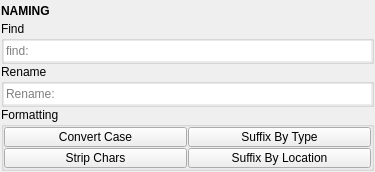
<?xml version="1.0" encoding="UTF-8"?>
<ui version="4.0">
 <class>QtUi</class>
 <widget class="QMainWindow" name="QtUi">
  <property name="enabled">
   <bool>true</bool>
  </property>
  <property name="geometry">
   <rect>
    <x>0</x>
    <y>0</y>
    <width>375</width>
    <height>163</height>
   </rect>
  </property>
  <property name="minimumSize">
   <size>
    <width>300</width>
    <height>0</height>
   </size>
  </property>
  <property name="tabShape">
   <enum>QTabWidget::Triangular</enum>
  </property>
  <property name="dockNestingEnabled">
   <bool>true</bool>
  </property>
  <property name="dockOptions">
   <set>QMainWindow::AllowNestedDocks|QMainWindow::AllowTabbedDocks|QMainWindow::AnimatedDocks|QMainWindow::ForceTabbedDocks</set>
  </property>
  <widget class="QWidget" name="central_widget">
   <property name="minimumSize">
    <size>
     <width>200</width>
     <height>0</height>
    </size>
   </property>
   <layout class="QVBoxLayout" name="verticalLayout_2">
    <property name="leftMargin">
     <number>1</number>
    </property>
    <property name="topMargin">
     <number>1</number>
    </property>
    <property name="rightMargin">
     <number>1</number>
    </property>
    <property name="bottomMargin">
     <number>1</number>
    </property>
    <item>
     <layout class="QVBoxLayout" name="verticalLayout">
      <property name="spacing">
       <number>0</number>
      </property>
      <item>
       <widget class="Header" name="header">
        <property name="minimumSize">
         <size>
          <width>0</width>
          <height>20</height>
         </size>
        </property>
        <property name="font">
         <font>
          <weight>75</weight>
          <bold>true</bold>
         </font>
        </property>
        <property name="text">
         <string>NAMING</string>
        </property>
       </widget>
      </item>
      <item>
       <widget class="QGroupBox" name="groupBox_5">
        <property name="title">
         <string>Find</string>
        </property>
        <layout class="QVBoxLayout" name="verticalLayout_6">
         <property name="spacing">
          <number>1</number>
         </property>
         <property name="leftMargin">
          <number>0</number>
         </property>
         <property name="topMargin">
          <number>0</number>
         </property>
         <property name="rightMargin">
          <number>0</number>
         </property>
         <property name="bottomMargin">
          <number>0</number>
         </property>
         <item>
          <widget class="LineEdit" name="txt000">
           <property name="minimumSize">
            <size>
             <width>0</width>
             <height>20</height>
            </size>
           </property>
           <property name="maximumSize">
            <size>
             <width>16777215</width>
             <height>20</height>
            </size>
           </property>
           <property name="toolTip">
            <string>&lt;html&gt;&lt;head/&gt;&lt;body&gt;&lt;p&gt;&lt;span style=&quot; font-weight:600;&quot;&gt;Search Objects by Name&lt;/span&gt;&lt;/p&gt;&lt;ul style=&quot;margin-top: 0px; margin-bottom: 0px; margin-left: 0px; margin-right: 0px; -qt-list-indent: 1;&quot;&gt;&lt;li style=&quot; margin-top:12px; margin-bottom:0px; margin-left:0px; margin-right:0px; -qt-block-indent:0; text-indent:0px;&quot;&gt;Use wildcards to refine your search:&lt;/li&gt;&lt;ul style=&quot;margin-top: 0px; margin-bottom: 0px; margin-left: 0px; margin-right: 0px; -qt-list-indent: 2;&quot;&gt;&lt;li style=&quot; margin-top:0px; margin-bottom:0px; margin-left:0px; margin-right:0px; -qt-block-indent:0; text-indent:0px;&quot;&gt;&lt;span style=&quot; font-family:'Courier New';&quot;&gt;startswith*&lt;/span&gt;: Finds objects whose names start with the specified characters.&lt;/li&gt;&lt;li style=&quot; margin-top:0px; margin-bottom:0px; margin-left:0px; margin-right:0px; -qt-block-indent:0; text-indent:0px;&quot;&gt;&lt;span style=&quot; font-family:'Courier New';&quot;&gt;*endswith&lt;/span&gt;: Finds objects whose names end with the specified characters.&lt;/li&gt;&lt;li style=&quot; margin-top:0px; margin-bottom:0px; margin-left:0px; margin-right:0px; -qt-block-indent:0; text-indent:0px;&quot;&gt;&lt;span style=&quot; font-family:'Courier New';&quot;&gt;*contains*&lt;/span&gt;: Finds objects whose names contain the specified characters.&lt;/li&gt;&lt;/ul&gt;&lt;li style=&quot; margin-top:0px; margin-bottom:0px; margin-left:0px; margin-right:0px; -qt-block-indent:0; text-indent:0px;&quot;&gt;Combine terms with &lt;span style=&quot; font-family:'Courier New';&quot;&gt;|&lt;/span&gt; for multiple searches (e.g., &lt;span style=&quot; font-family:'Courier New';&quot;&gt;start*|*end&lt;/span&gt;).&lt;/li&gt;&lt;li style=&quot; margin-top:0px; margin-bottom:0px; margin-left:0px; margin-right:0px; -qt-block-indent:0; text-indent:0px;&quot;&gt;Enable &amp;quot;Regular Expression&amp;quot; in the menu for advanced patterns.&lt;/li&gt;&lt;li style=&quot; margin-top:0px; margin-bottom:12px; margin-left:0px; margin-right:0px; -qt-block-indent:0; text-indent:0px;&quot;&gt;&amp;quot;Ignore Case&amp;quot; in the menu allows case-insensitive searches.&lt;/li&gt;&lt;/ul&gt;&lt;/body&gt;&lt;/html&gt;</string>
           </property>
           <property name="frame">
            <bool>false</bool>
           </property>
           <property name="placeholderText">
            <string>find:</string>
           </property>
          </widget>
         </item>
        </layout>
       </widget>
      </item>
      <item>
       <widget class="QGroupBox" name="Naming">
        <property name="title">
         <string>Rename</string>
        </property>
        <layout class="QVBoxLayout" name="verticalLayout_3">
         <property name="spacing">
          <number>1</number>
         </property>
         <property name="leftMargin">
          <number>0</number>
         </property>
         <property name="topMargin">
          <number>0</number>
         </property>
         <property name="rightMargin">
          <number>0</number>
         </property>
         <property name="bottomMargin">
          <number>0</number>
         </property>
         <item>
          <widget class="LineEdit" name="txt001">
           <property name="minimumSize">
            <size>
             <width>0</width>
             <height>20</height>
            </size>
           </property>
           <property name="maximumSize">
            <size>
             <width>16777215</width>
             <height>20</height>
            </size>
           </property>
           <property name="toolTip">
            <string>&lt;html&gt;&lt;head/&gt;&lt;body&gt;&lt;p&gt;&lt;span style=&quot; font-weight:600;&quot;&gt;Rename Objects&lt;/span&gt;&lt;/p&gt;&lt;ul style=&quot;margin-top: 0px; margin-bottom: 0px; margin-left: 0px; margin-right: 0px; -qt-list-indent: 1;&quot;&gt;&lt;li style=&quot; margin-top:12px; margin-bottom:0px; margin-left:0px; margin-right:0px; -qt-block-indent:0; text-indent:0px;&quot;&gt;Specify the new name pattern for selected objects.&lt;/li&gt;&lt;li style=&quot; margin-top:0px; margin-bottom:0px; margin-left:0px; margin-right:0px; -qt-block-indent:0; text-indent:0px;&quot;&gt;If no objects are selected, all scene objects are considered.&lt;/li&gt;&lt;li style=&quot; margin-top:0px; margin-bottom:0px; margin-left:0px; margin-right:0px; -qt-block-indent:0; text-indent:0px;&quot;&gt;Use wildcards for pattern-based renaming:&lt;/li&gt;&lt;ul style=&quot;margin-top: 0px; margin-bottom: 0px; margin-left: 0px; margin-right: 0px; -qt-list-indent: 2;&quot;&gt;&lt;li style=&quot; margin-top:0px; margin-bottom:0px; margin-left:0px; margin-right:0px; -qt-block-indent:0; text-indent:0px;&quot;&gt;&lt;span style=&quot; font-family:'Courier New';&quot;&gt;*string*&lt;/span&gt;: Replace only the matched part in object names.&lt;/li&gt;&lt;li style=&quot; margin-top:0px; margin-bottom:0px; margin-left:0px; margin-right:0px; -qt-block-indent:0; text-indent:0px;&quot;&gt;&lt;span style=&quot; font-family:'Courier New';&quot;&gt;string*&lt;/span&gt;: Replace the prefix in object names.&lt;/li&gt;&lt;li style=&quot; margin-top:0px; margin-bottom:0px; margin-left:0px; margin-right:0px; -qt-block-indent:0; text-indent:0px;&quot;&gt;&lt;span style=&quot; font-family:'Courier New';&quot;&gt;*string&lt;/span&gt;: Replace the suffix in object names.&lt;/li&gt;&lt;li style=&quot; margin-top:0px; margin-bottom:0px; margin-left:0px; margin-right:0px; -qt-block-indent:0; text-indent:0px;&quot;&gt;&lt;span style=&quot; font-family:'Courier New';&quot;&gt;**string&lt;/span&gt;: Append after the last character in object names.&lt;/li&gt;&lt;li style=&quot; margin-top:0px; margin-bottom:0px; margin-left:0px; margin-right:0px; -qt-block-indent:0; text-indent:0px;&quot;&gt;&lt;span style=&quot; font-family:'Courier New';&quot;&gt;string**&lt;/span&gt;: Append before the first character in object names.&lt;/li&gt;&lt;li style=&quot; margin-top:0px; margin-bottom:0px; margin-left:0px; margin-right:0px; -qt-block-indent:0; text-indent:0px;&quot;&gt;&lt;span style=&quot; font-family:'Courier New';&quot;&gt;empty&lt;/span&gt;: Strip matched parts from the object names.&lt;/li&gt;&lt;/ul&gt;&lt;li style=&quot; margin-top:0px; margin-bottom:12px; margin-left:0px; margin-right:0px; -qt-block-indent:0; text-indent:0px;&quot;&gt;Combine terms with &lt;span style=&quot; font-family:'Courier New';&quot;&gt;|&lt;/span&gt; for multiple renaming criteria (e.g., &lt;span style=&quot; font-family:'Courier New';&quot;&gt;prefix*|*suffix&lt;/span&gt;).&lt;/li&gt;&lt;/ul&gt;&lt;/body&gt;&lt;/html&gt;</string>
           </property>
           <property name="frame">
            <bool>false</bool>
           </property>
           <property name="placeholderText">
            <string>Rename:</string>
           </property>
          </widget>
         </item>
        </layout>
       </widget>
      </item>
      <item>
       <widget class="QGroupBox" name="Formatting">
        <property name="title">
         <string>Formatting</string>
        </property>
        <layout class="QGridLayout" name="gridLayout">
         <property name="leftMargin">
          <number>0</number>
         </property>
         <property name="topMargin">
          <number>0</number>
         </property>
         <property name="rightMargin">
          <number>0</number>
         </property>
         <property name="bottomMargin">
          <number>0</number>
         </property>
         <property name="spacing">
          <number>1</number>
         </property>
         <item row="0" column="0">
          <widget class="PushButton" name="tb000">
           <property name="enabled">
            <bool>true</bool>
           </property>
           <property name="minimumSize">
            <size>
             <width>0</width>
             <height>20</height>
            </size>
           </property>
           <property name="maximumSize">
            <size>
             <width>16777215</width>
             <height>20</height>
            </size>
           </property>
           <property name="toolTip">
            <string>&lt;html&gt;&lt;head/&gt;&lt;body&gt;&lt;p&gt;Convert the case of scene object names.&lt;/p&gt;&lt;p&gt;If nothing is selected all scene objects will be renamed.&lt;/p&gt;&lt;/body&gt;&lt;/html&gt;</string>
           </property>
           <property name="text">
            <string>Convert Case</string>
           </property>
           <property name="iconSize">
            <size>
             <width>18</width>
             <height>18</height>
            </size>
           </property>
          </widget>
         </item>
         <item row="0" column="2">
          <widget class="PushButton" name="tb003">
           <property name="enabled">
            <bool>true</bool>
           </property>
           <property name="minimumSize">
            <size>
             <width>0</width>
             <height>20</height>
            </size>
           </property>
           <property name="maximumSize">
            <size>
             <width>16777215</width>
             <height>20</height>
            </size>
           </property>
           <property name="toolTip">
            <string>&lt;html&gt;&lt;head/&gt;&lt;body&gt;&lt;p&gt;Rename objects with a suffix defined by its type.&lt;/p&gt;&lt;/body&gt;&lt;/html&gt;</string>
           </property>
           <property name="text">
            <string>Suffix By Type</string>
           </property>
           <property name="iconSize">
            <size>
             <width>18</width>
             <height>18</height>
            </size>
           </property>
          </widget>
         </item>
         <item row="1" column="0">
          <widget class="PushButton" name="tb002">
           <property name="enabled">
            <bool>true</bool>
           </property>
           <property name="minimumSize">
            <size>
             <width>0</width>
             <height>20</height>
            </size>
           </property>
           <property name="maximumSize">
            <size>
             <width>16777215</width>
             <height>20</height>
            </size>
           </property>
           <property name="toolTip">
            <string>Deletes characters from the names of the provided objects and renames them.</string>
           </property>
           <property name="text">
            <string>Strip Chars</string>
           </property>
           <property name="iconSize">
            <size>
             <width>18</width>
             <height>18</height>
            </size>
           </property>
          </widget>
         </item>
         <item row="1" column="2">
          <widget class="PushButton" name="tb001">
           <property name="enabled">
            <bool>true</bool>
           </property>
           <property name="minimumSize">
            <size>
             <width>0</width>
             <height>20</height>
            </size>
           </property>
           <property name="maximumSize">
            <size>
             <width>16777215</width>
             <height>20</height>
            </size>
           </property>
           <property name="toolTip">
            <string>Rename objects with a suffix defined by its location from origin.</string>
           </property>
           <property name="text">
            <string>Suffix By Location</string>
           </property>
           <property name="iconSize">
            <size>
             <width>18</width>
             <height>18</height>
            </size>
           </property>
          </widget>
         </item>
        </layout>
       </widget>
      </item>
      <item>
       <spacer name="verticalSpacer_2">
        <property name="orientation">
         <enum>Qt::Vertical</enum>
        </property>
        <property name="sizeHint" stdset="0">
         <size>
          <width>0</width>
          <height>10</height>
         </size>
        </property>
       </spacer>
      </item>
     </layout>
    </item>
   </layout>
  </widget>
 </widget>
 <customwidgets>
  <customwidget>
   <class>Header</class>
   <extends>QLabel</extends>
   <header>uitk.widgets.header.Header.h</header>
  </customwidget>
  <customwidget>
   <class>PushButton</class>
   <extends>QPushButton</extends>
   <header>widgets.pushbutton.h</header>
  </customwidget>
  <customwidget>
   <class>LineEdit</class>
   <extends>QLineEdit</extends>
   <header>widgets.lineedit.h</header>
  </customwidget>
 </customwidgets>
 <resources/>
 <connections/>
 <designerdata>
  <property name="gridDeltaX">
   <number>5</number>
  </property>
  <property name="gridDeltaY">
   <number>5</number>
  </property>
  <property name="gridSnapX">
   <bool>true</bool>
  </property>
  <property name="gridSnapY">
   <bool>true</bool>
  </property>
  <property name="gridVisible">
   <bool>true</bool>
  </property>
 </designerdata>
</ui>
